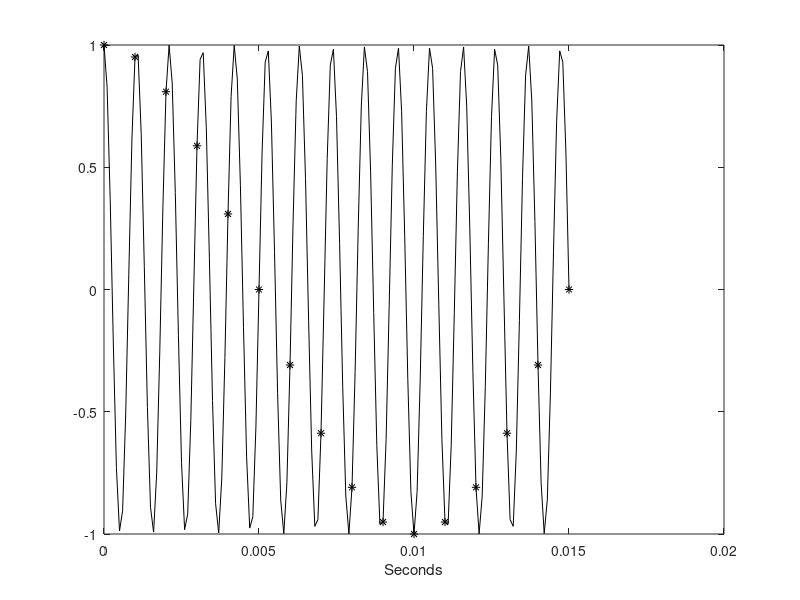

Reproduce this figure in MATLAB.
% Matlab m-file for Figures 1.2 and 1.3 A2D-Demo

fs=1000;		% sample rate
Ts=1/fs;		% sample time interval

fs_analog=10000;	% "our" display sample rate (analog signal points)
npts_analog=200;	% number of analog display points
T_analog=1/fs_analog;	% "our" display sample interval

f0=950;             % use 75 Hz for Fig 1.3 and 950 Hz for Fig 1.4
Tstop=0.015;		% show 15 msecs of data

Ta=0:T_analog:Tstop;	% analog "samples"
Td=0:Ts:Tstop;		% digital samples

ya=zeros(size(Ta));	% zero out data vectors same length as time
yd=zeros(size(Td));

w0=2*pi*f0;

ya=cos(w0.*Ta);		% note scalar by vector multiply (.*) gives vector in 
                    % the cosine argument and a vector in the output ya

yd=cos(w0.*Td);

figure(1);          % initialize a new figure window for plotting

plot(Ta,ya,'k');    % plot in black
hold on;            % keep the current plot and add another layer
plot(Td,yd,'k*');   % plot in black "*"
hold off;           % return figure to normal state
xlabel('Seconds');

